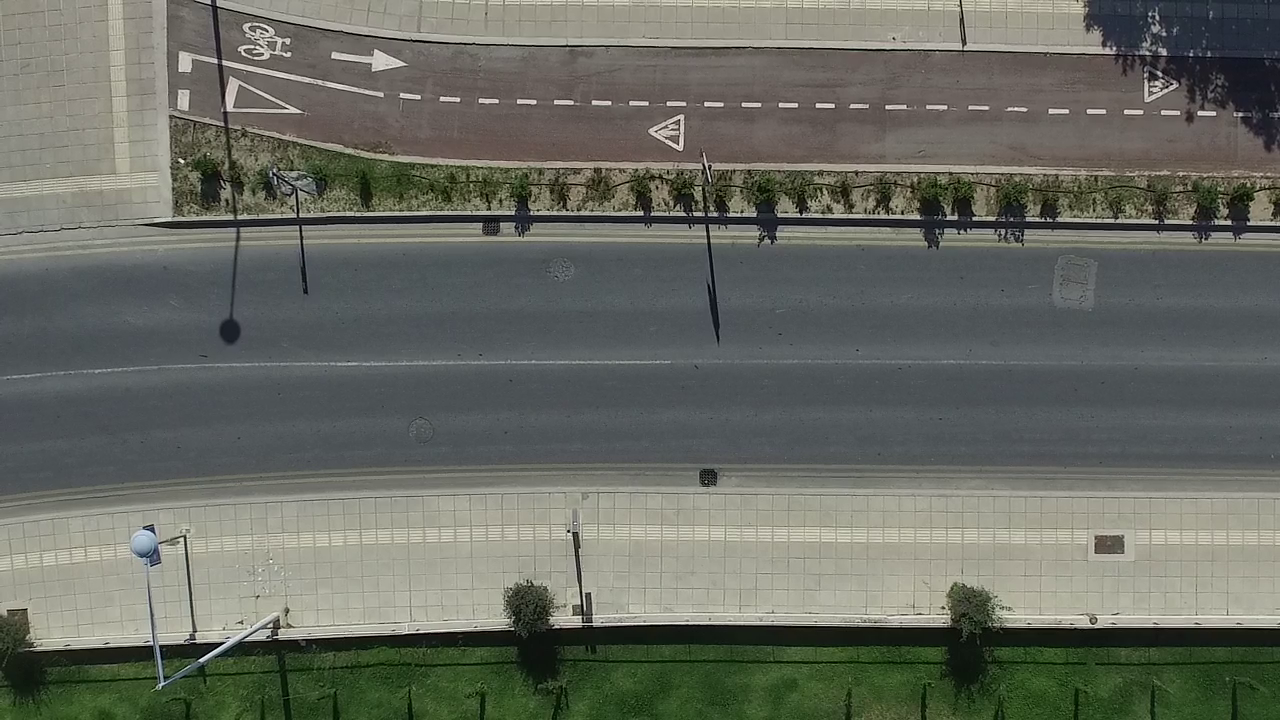
#> input picture test_col.png, 1280 x 720 px
$ python -i utils.py   (imports and definitions only)   (older library calls are emulated)
#> lines starting #> are read from the running program, lines starting #| are printed output that depends on the picture
import numpy as np
import cv2
import tensorflow as tf

# [14 lines left out: function scale_to_im, not called in this run]

def nothing(x):
    pass

def channels3(x):
    #Stack grayscale images together to increase the color channels to 3
    return np.dstack((x,x,x))

def sidebyside(x,y):
    #Concatenate images side by side (horizontally)
    return np.concatenate((x,y),axis=1)

def updown(x,y):
    #Concatenate images up and down (vertically)
    return np.concatenate((x,y),axis=0)

def extractLargerSegment(maskROAD):

    contours,hierachy=cv2.findContours(maskROAD.copy(),cv2.RETR_TREE,cv2.CHAIN_APPROX_SIMPLE) #_, contours, hierarchy = cv2.findContours(maskROAD.copy(),cv2.RETR_TREE,cv2.CHAIN_APPROX_SIMPLE)

    maxA = 0
    maskTemp=np.zeros_like(maskROAD)

    if(len(contours) > 0):
        for h,cnt in enumerate(contours):
            if(cv2.contourArea(cnt) > maxA):
                cntMax=cnt
                maxA = cv2.contourArea(cnt)
        mask = np.zeros(maskROAD.shape,np.uint8)
        cv2.drawContours(maskTemp,[cntMax],0,255,-1)
        maskROAD = cv2.bitwise_and(maskROAD,maskTemp)
    return maskROAD

def post_process(img):
    kernel = np.ones((5, 5), np.uint8)
    img_out = cv2.erode(img, kernel,iterations=3)
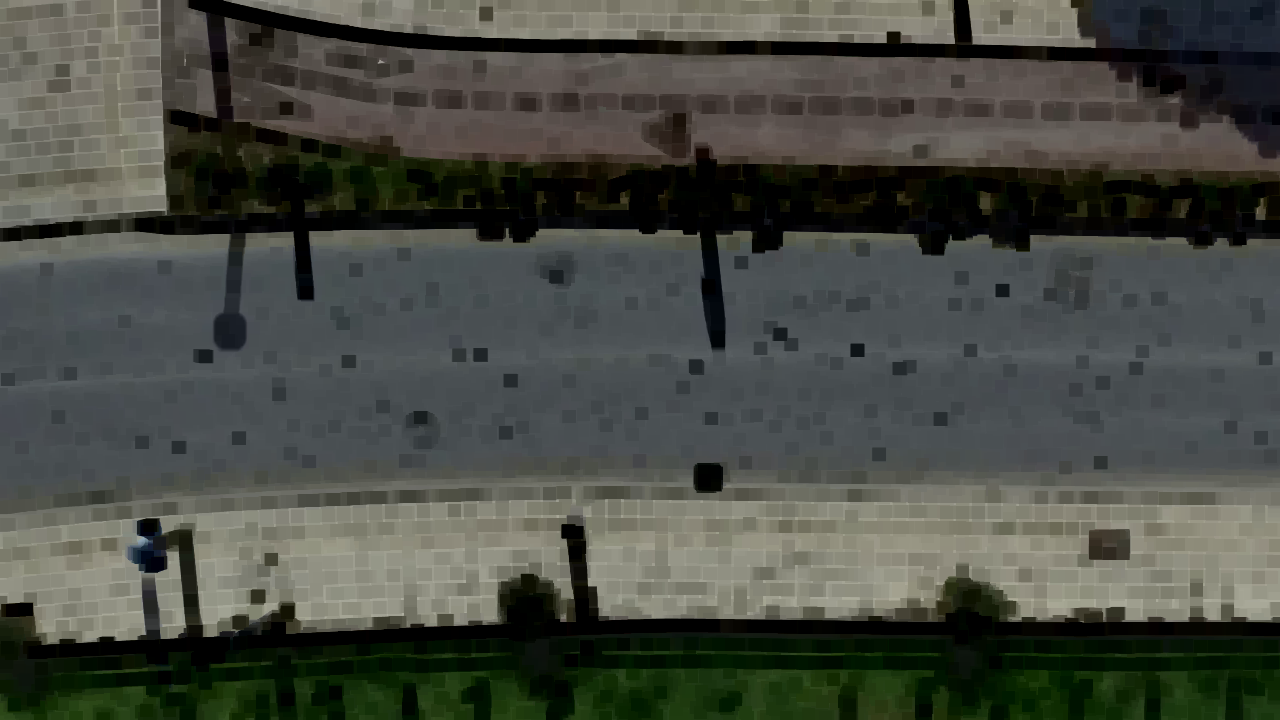
#> img_out: shape (720, 1280, 3); mean R, G, B 71.1, 74, 66.8
    kernel = np.ones((20, 20), np.uint8)
    img_out = cv2.dilate(img_out, kernel,iterations=5)
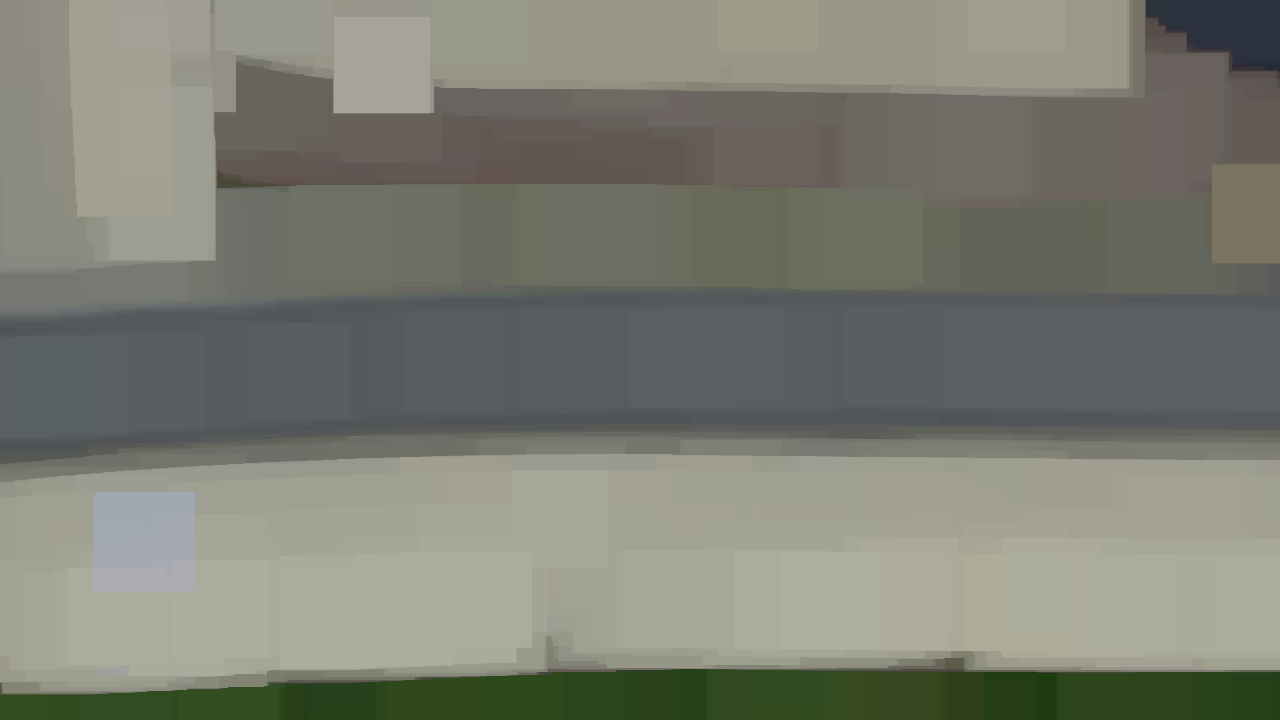
#> img_out: shape (720, 1280, 3); mean R, G, B 123.8, 125.3, 114.6

    img_out = extractLargerSegment(img_out)

    return img_out


def display(img_init, img_hsv, img_out2, img_out):
    mask = scale_to_im(np.dstack((img_out, np.zeros_like(img_out), np.zeros_like(img_out))))
    cv2.imshow('Output', updown(sidebyside(cv2.addWeighted(img_init, 1, mask, 0.3, 0), img_hsv),sidebyside(channels3(img_out), channels3(img_out2))))


# [78 lines left out: functions detectionProcess, sliding_window, pyramid, drawBoxes, not called in this run]

>>> import cv2
>>> picture = cv2.cvtColor(cv2.imread('test_col.png'), cv2.COLOR_BGR2RGB)
#> (the run stopped early here; a loop or call above may not have finished)
